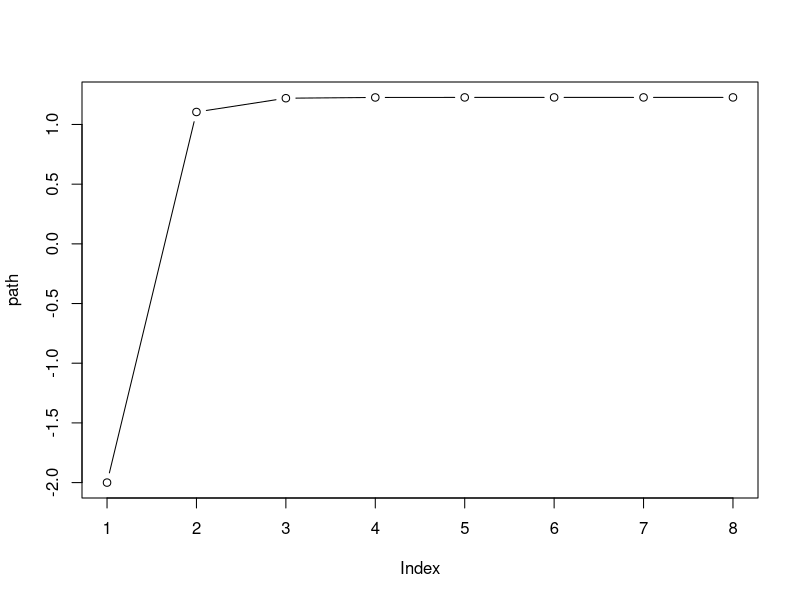

Source code (R):
## ---- chunk 1
#| label: derivatives

H_prime <- function(theta) {
  exp(theta) / (1 + exp(theta)) + theta - 2
}
H_double_prime <- function(theta) {
  exp(theta) / (1 + exp(theta))^2 + 1
}
## ---- chunk 2
#| label: gradient-descent
#| fig-width: 5
#| fig-height: 2.5

theta <- -2
path <- theta
for (i in seq_len(100)) {
  g <- H_prime(theta)
  if (abs(g) <= 1e-8) {
    break
  }
  theta <- theta - 0.8 * g
  path <- c(path, theta)
}
plot(path, type = "b")
